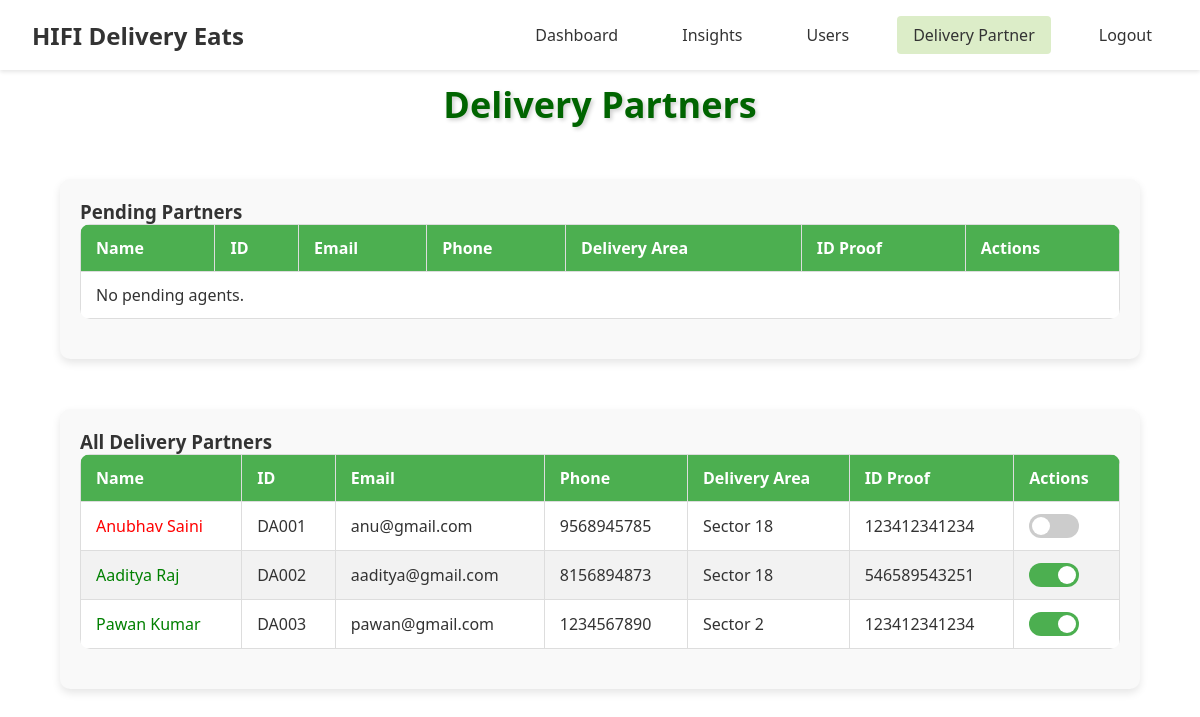
The app's page /admin/delivery_partner (signed in), older data.
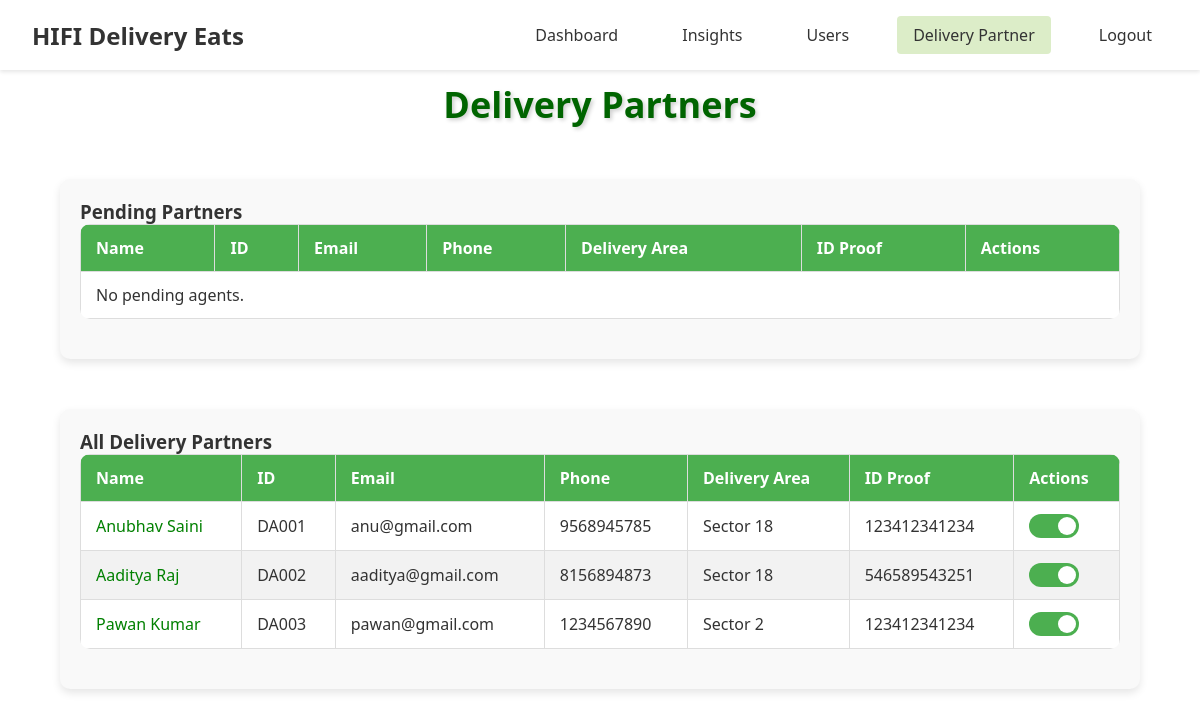
The same page, newer data.
### models.py (models this page shows, shortened)
class BaseModel(db.Model):
    __abstract__ = True
    PREFIX = None  # each child model must set this

class DeliveryAgent(UserMixin, BaseModel):
    __tablename__ = 'delivery_agent'
    PREFIX = 'DA'
    delivery_agent_id = db.Column(db.String(10), primary_key=True)
    username = db.Column(db.String(100))
    email = db.Column(db.String(100), unique=True)
    phone = db.Column(db.Integer, unique=True, nullable=False)
    password = db.Column(db.String(100), nullable=False)
    image = db.Column(db.String(255), nullable=True, server_default='')
    bio = db.Column(db.Text, nullable=True, server_default='')
    delivery_area = db.Column(db.String(100), nullable=False)
    available_slots = db.Column(db.Boolean, nullable=False, default=True)
    id_proof = db.Column(db.String(12), nullable=False, server_default='')
    is_approved = db.Column(db.Boolean, nullable=False, server_default='0')
    is_active = db.Column(db.Boolean, nullable=False, server_default='1')
    earnings = db.relationship("Earnings", back_populates="delivery_agent")
    delivery_feedbacks = db.relationship("DeliveryFeedback", back_populates="delivery_agent")
    deliveries = db.relationship("Order", back_populates="delivery_agent", foreign_keys="Order.delivery_agent_id")

### routes/admin_routes.py (the view)
    @app.route('/admin/delivery_partner')
    @login_required
    def delivery_partner():
        pending_agents = DeliveryAgent.query.filter_by(is_approved=False).all()
        accepted_agents = DeliveryAgent.query.filter_by(is_approved=True).all()
        return render_template(
            'admin/delivery_partner.html',
            pending_agents=pending_agents,
            accepted_agents=accepted_agents
        )

### templates/admin/delivery_partner.html (shortened to what this page needs)
{% extends 'admin/index.html' %}
{% block css %}
  <link
    rel="stylesheet"
    href="{{ url_for('static', filename='css/admin/delivery_partner.css') }}"
  />
{% endblock css %}
{% block content %}
<h2>Delivery Partners</h2>
<div class="table-container">
  <h3>Pending Partners</h3>
  <table>
    <thead>
      <tr>
        <th>Name</th>
        <th>ID</th>
        <th>Email</th>
        <th>Phone</th>
        <th>Delivery Area</th>
        <th>ID Proof</th>
        <th>Actions</th>
      </tr>
    </thead>
    <tbody id="userList">
      {% for agent in pending_agents %}
      <tr id="user-{{ agent.delivery_agent_id }}">
        <td>{{ agent.username }}</td>
        <td>{{ agent.delivery_agent_id }}</td>
        <td>{{ agent.email }}</td>
        <td>{{ agent.phone }}</td>
        <td>{{ agent.delivery_area }}</td>
        <td>{{ agent.id_proof }}</td>
        <td>
          <button class="accept" onclick="handleAccept('{{ agent.delivery_agent_id }}')">
            Accept
          </button>
          <button class="reject" onclick="handleReject('{{ agent.delivery_agent_id }}')">
            Reject
          </button>
        </td>
      </tr>
      {% else %}
      <tr>
        <td colspan="7">No pending agents.</td>
      </tr>
      {% endfor %}
    </tbody>
  </table>
</div>
<div class="table-container">
  <h3>All Delivery Partners</h3>
  <table>
    <thead>
      <tr>
        <th>Name</th>
        <th>ID</th>
        <th>Email</th>
        <th>Phone</th>
        <th>Delivery Area</th>
        <th>ID Proof</th>
        <th>Actions</th>
      </tr>
    </thead>
    <tbody id="acceptedAgentsList">
      {% for agent in accepted_agents %}
      <tr id="user-{{ agent.delivery_agent_id }}">
        <td style="color: {% if not agent.is_active %}red{% else %}green{% endif %};">
          {{ agent.username }}
        </td>
        <td>{{ agent.delivery_agent_id }}</td>
        <td>{{ agent.email }}</td>
        <td>{{ agent.phone }}</td>
        <td>{{ agent.delivery_area }}</td>
        <td>{{ agent.id_proof }}</td>
        <td>
          <label class="switch">
            <span class="slider"></span>
          </label>
        </td>
      </tr>
      {% else %}
      <tr>
        <td colspan="7">No accepted agents.</td>
      </tr>
      {% endfor %}
    </tbody>
  </table>
</div>
{% endblock content %}

### templates/admin/index.html (shortened to what this page needs)
<!DOCTYPE html>
<html lang="en">
<head>
  <link rel="stylesheet" href="{{ url_for('static', filename='css/admin/admin.css') }}">
  {% block css %}
  {% endblock css %}
</head>
<body>
  <header class="header">
    <div class="logo">HIFI Delivery Eats</div>
    <nav class="nav-menu">
      <a href="{{ url_for('admin') }}" class="{% if request.endpoint == 'admin' %}active{% endif %}">Dashboard</a>
      <a href="{{url_for('insights') }}" class="{% if request.endpoint == 'orders' %}active{% endif %}">Insights</a>
      <a href="#" class="{% if request.endpoint == 'users' %}active{% endif %}">Users</a>
      <a href="{{ url_for('delivery_partner') }}" class="{% if request.endpoint == 'delivery_partner' %}active{% endif %}">Delivery Partner</a>
      <a href="{{ url_for('employee_logout') }}">Logout</a>
    </nav>
  </header>
  <main>
    <section class="dashboard-content">
      {% block content %}{% endblock content %}
    </section>
  </main>
</body>
</html>

### static/css/admin/admin.css (style rules this page uses)
* { margin: 0; padding: 0; box-sizing: border-box; font-family: 'Segoe UI', Tahoma, Geneva, Verdana, sans-serif; }
:root { --primary-green: #50b341; --light-green: #DCEDC8; --white: #ffffff; --text-dark: #333333; }
body { background-color: var(--white); color: var(--text-dark); }
.header { position: fixed; top: 0; left: 0; width: 100%; z-index: 1000; display: flex; justify-content: space-between; align-items: center; padding: 1rem 2rem; background-color: var(--white); box-shadow: 0 2px 4px rgba(0,0,0,0.1); }
.logo { font-size: 1.5rem; font-weight: bold; color: var(--text-dark); }
.nav-menu { display: flex; gap: 2rem; }
.nav-menu a { text-decoration: none; color: var(--text-dark); padding: 0.5rem 1rem; border-radius: 4px; transition: background-color 0.3s; }
.nav-menu a:hover, .nav-menu a.active { background-color: var(--light-green); }
.container, main { margin-top: 80px; }

### static/css/admin/delivery_partner.css (style rules this page uses)
h2 { color: darkgreen; text-align: center; margin-bottom: 10px; font-size: 36px; font-weight: bold; text-shadow: 2px 2px 4px rgba(0, 0, 0, 0.2); transition: text-shadow 0.3s ease-in-out; margin-top: 1rem; }
.table-container { margin: 50px auto; padding: 20px; border-radius: 10px; box-shadow: 0 4px 8px rgba(0, 0, 0, 0.1); background-color: #f9f9f9; width: 90%; max-width: 1200px; }
table { width: 100%; border-collapse: collapse; margin-bottom: 20px; background-color: #fff; border-radius: 10px; overflow: hidden; }
th, td { border: 1px solid #ddd; padding: 12px 15px; text-align: left; }
th { background-color: #4CAF50; color: white; }
tbody tr:nth-child(even) { background-color: #f2f2f2; }
.switch { position: relative; display: inline-block; width: 50px; height: 24px; }
.slider { position: absolute; cursor: pointer; top: 0; left: 0; right: 0; bottom: 0; background-color: #ccc; transition: .4s; border-radius: 24px; }
.slider:before { position: absolute; content: ""; height: 18px; width: 18px; left: 3px; bottom: 3px; background-color: white; transition: .4s; border-radius: 50%; }
input:checked + .slider { background-color: #4caf50; }
input:checked + .slider:before { transform: translateX(26px); }

Row changes from the older to the newer data that the page shows:
changed DeliveryAgent "Anubhav Saini": is_active False → True (drawn)
